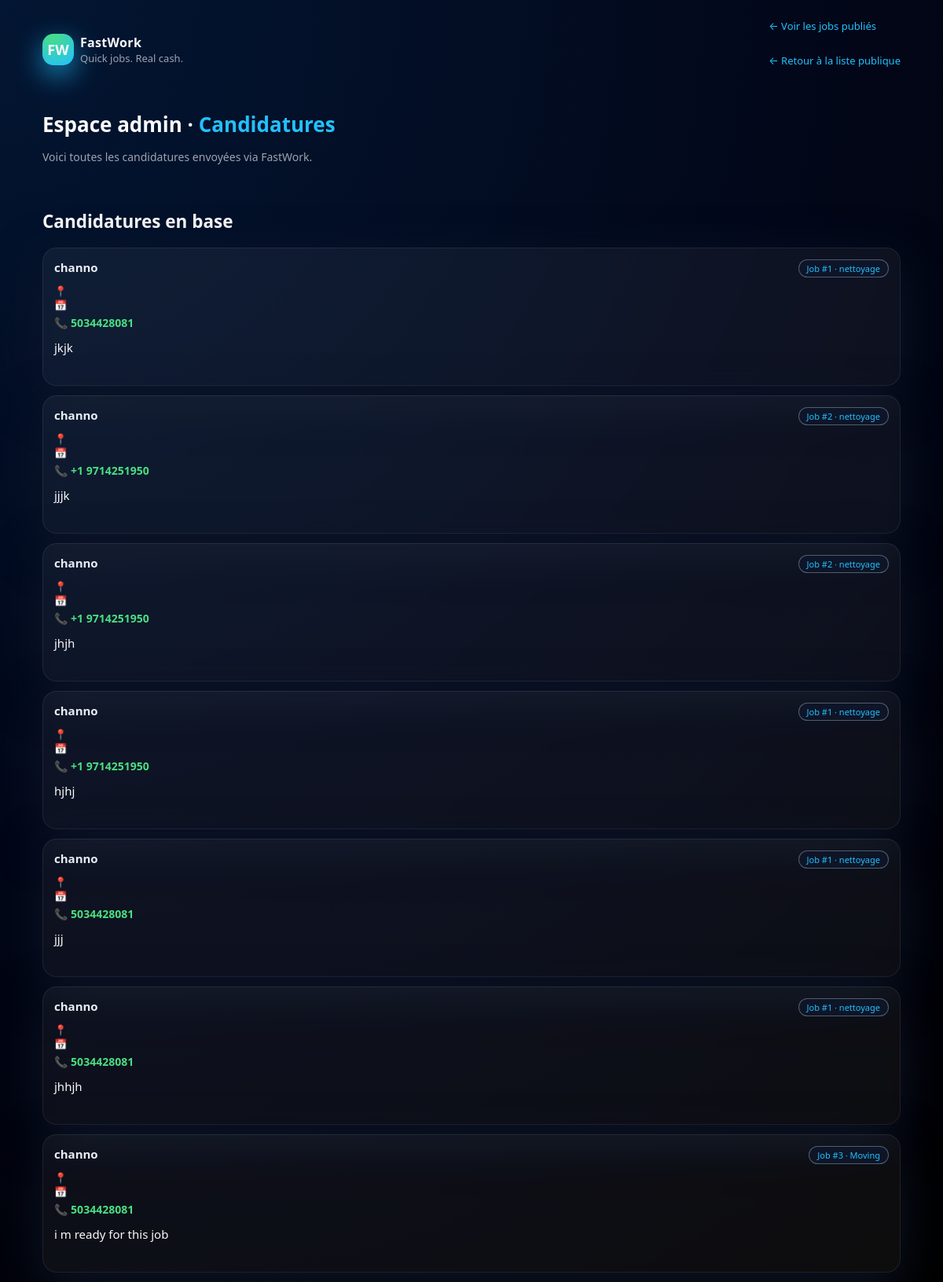
Page /admin/applications on the committed database.
### main.py (models this page shows)
class Application(SQLModel, table=True):
    id: Optional[int] = Field(default=None, primary_key=True)
    job_id: int
    full_name: str
    phone: str
    email: str
    message: str

class Job(SQLModel, table=True):
    id: Optional[int] = Field(default=None, primary_key=True)
    title: str
    location: str
    price: int
    hours: str
    badge: Optional[str] = None
    client: Optional[str] = None
    description: Optional[str] = None
    contact_email: Optional[str] = None
    contact_phone: Optional[str] = None
    contact_sms: Optional[str] = None

### main.py (the view)
@app.get("/admin/applications", response_class=HTMLResponse)
def admin_applications(request: Request, session: Session = Depends(get_session)):
    statement = select(Application, Job).where(Application.job_id == Job.id)
    rows = session.exec(statement).all()
    applications = []
    for application, job in rows:
        applications.append(
            {
                "id": application.id,
                "job_id": application.job_id,
                "job_title": job.title,
                "full_name": application.full_name,
                "phone": application.phone,
                "email": application.email,
                "message": application.message,
            }
        )
    return templates.TemplateResponse(
        "admin_applications.html",
        {
            "request": request,
            "applications": applications,
        },
    )

### templates/admin_applications.html (shortened to what this page needs)
<!DOCTYPE html>
<html lang="fr">
<head>
    <link rel="stylesheet" href="/static/style.css">
</head>
<body class="page-admin">
<div class="page">
    <header>
        <div class="logo">
            <div class="logo-badge">FW</div>
            <div>
                <div class="logo-text">FastWork</div>
                <div class="tagline">Quick jobs. Real cash.</div>
            </div>
        </div>
        <div class="cta">
            <a href="/admin/jobs" class="back-btn">&larr; Voir les jobs publiés</a><br>
            <a href="/jobs" class="back-btn" style="margin-top: 8px;">&larr; Retour à la liste publique</a>
        </div>
    </header>
    <main>
        <section class="hero">
            <div>
                <h1 class="hero-title">
                    Espace admin · <span>Candidatures</span>
                </h1>
                <p class="hero-subtitle">
                    Voici toutes les candidatures envoyées via FastWork.
                </p>
            </div>
        </section>
        <section>
            <h2 class="section-title">Candidatures en base</h2>
            {% if applications %}
                <div class="jobs-grid">
                    {% for app in applications %}
                        <article class="job-card">
                            <div class="job-top-row">
                                <div class="job-title">
                                    {{ app.full_name }}
                                </div>
                                <div class="job-badge">
                                    Job #{{ app.job_id }} · {{ app.job_title }}
                                </div>
                            </div>
                            <div class="job-meta">
                                📍 {{ app.city }}<br>
                                📅 {{ app.availability }}
                            </div>
                            <div class="job-pay">
                                📞 {{ app.phone }}
                            </div>
                            <div class="job-description" style="margin-top: 10px;">
                                {{ app.message or "Pas de message." }}
                            </div>
                        </article>
                    {% endfor %}
                </div>
            {% else %}
                <p>Aucune candidature enregistrée pour le moment.</p>
            {% endif %}
        </section>
    </main>
</div>
</body>
</html>

### static/style.css (style rules this page uses)
:root { --bg-main: #020617; --bg-card: #02091f; --bg-card-soft: #061428; --accent: #22c1ff; --accent2: #1a73e8; --accent-soft: rgba(34, 193, 255, 0.15); --text-main: #f9fafb; --text-muted: #9ca3af; --danger: #ef4444; --success: #22c55e; --radius-lg: 22px; --radius-pill: 999px; --shadow-soft: 0 18px 60px rgba(15, 23, 42, 0.85); --shadow-card: 0 14px 40px rgba(15, 23, 42, 0.8); }
*, *::before, *::after { box-sizing: border-box; }
html, body { margin: 0; padding: 0; font-family: system-ui, -apple-system, BlinkMacSystemFont, "SF Pro Text", "Segoe UI", sans-serif; background: radial-gradient(circle at top left, #031633, #020617 55%, #000 100%); color: var(--text-main); }
a { color: var(--accent); text-decoration: none; }
.page { max-width: 1120px; margin: 0 auto; padding: 32px 20px 48px; }
header { display: flex; align-items: center; justify-content: space-between; margin-bottom: 32px; }
.logo { display: flex; align-items: center; gap: 10px; }
.logo-badge { width: 40px; height: 40px; border-radius: 14px; background: radial-gradient(circle at 30% 0%, #4ade80, #22c1ff); display: flex; align-items: center; justify-content: center; font-weight: 800; font-size: 18px; box-shadow: 0 12px 35px rgba(34, 193, 255, 0.7); }
.logo-text { font-weight: 700; font-size: 22px; letter-spacing: 0.02em; }
.tagline { font-size: 13px; color: var(--text-muted); }
main { display: block; }
.hero { display: grid; grid-template-columns: minmax(0, 1.25fr) minmax(0, 1fr); gap: 32px; align-items: center; margin-bottom: 36px; }
.hero-title { font-size: 34px; line-height: 1.1; margin: 0 0 14px; }
.hero-title span { color: var(--accent); }
.hero-subtitle { font-size: 15px; color: var(--text-muted); max-width: 460px; margin: 0 0 20px; }
.section-title { display: flex; justify-content: space-between; align-items: baseline; margin-bottom: 18px; }
.jobs-grid { display: grid; gap: 22px; grid-template-columns: repeat(auto-fill, minmax(280px, 1fr)); }
.job-card { background: radial-gradient(circle at top left, #071630, #020617); border-radius: 18px; padding: 16px 16px 14px; border: 1px solid rgba(148, 163, 184, 0.3); box-shadow: var(--shadow-soft); position: relative; overflow: hidden; cursor: pointer; transition: transform 0.14s ease, box-shadow 0.14s ease, border-color 0.14s ease, background 0.14s ease; }
.job-card { background: rgba(255, 255, 255, 0.05); border: 1px solid rgba(255, 255, 255, 0.08); padding: 20px; border-radius: 18px; backdrop-filter: blur(6px); transition: all 0.2s ease-in-out; cursor: pointer; }
.job-top-row { display: flex; justify-content: space-between; align-items: baseline; margin-bottom: 8px; }
.job-title { font-weight: 600; font-size: 15px; }
.job-badge { font-size: 11px; padding: 3px 10px; border-radius: 999px; background: rgba(15, 23, 42, 0.9); border: 1px solid rgba(148, 163, 184, 0.5); color: var(--accent); }
.job-meta { font-size: 13px; color: var(--text-muted); margin-bottom: 4px; }
.job-pay { font-weight: 600; font-size: 14px; color: #4ade80; margin-bottom: 10px; }
.back-btn { display: inline-flex; align-items: center; gap: 6px; font-size: 13px; margin-bottom: 18px; }
.job-card { display: block; text-decoration: none; color: inherit; }
.job-description { margin-top: 10px; font-size: 15px; line-height: 1.6; margin-bottom: 22px; }
.job-title { color: #e8edf3; }
.job-meta { color: #9da8b8; }
.job-card { display: block; text-decoration: none; color: inherit; transition: transform 0.15s ease-out; }
body { font-size: 15px; }
.page { padding: 12px 14px; }
header { padding-top: 10px; padding-bottom: 6px; }
.logo { display: flex; align-items: center; gap: 8px; }
.logo-text { font-size: 16px; }
.hero { margin-top: 12px; }
.hero h1 { font-size: 26px; line-height: 1.25; }
.hero p { font-size: 14px; line-height: 1.5; }
.jobs-grid { display: grid; grid-template-columns: 1fr; gap: 12px; }
.job-card { padding: 14px; }

### rows in the picture
Application: full_name "channo", job_id "1", job_title "nettoyage", phone "5034428081", message "jkjk"
Application: full_name "channo", job_id "2", job_title "nettoyage", phone "+1 9714251950", message "jjjk"
Application: full_name "channo", phone "+1 9714251950", message "jhjh"
Job: job_title "nettoyage"
Application: full_name "channo", phone "+1 9714251950", message "hjhj"
Job: job_title "nettoyage" "nettoyage" "nettoyage"
Application: full_name "channo", phone "5034428081", message "jjj"
Application: full_name "channo", phone "5034428081", message "jhhjh"
Application: full_name "channo", job_id "3", job_title "Moving", phone "5034428081", message "i m ready for this job"

### other values in the picture
{{ app.job_id }} "2" "1" "1" "1"
